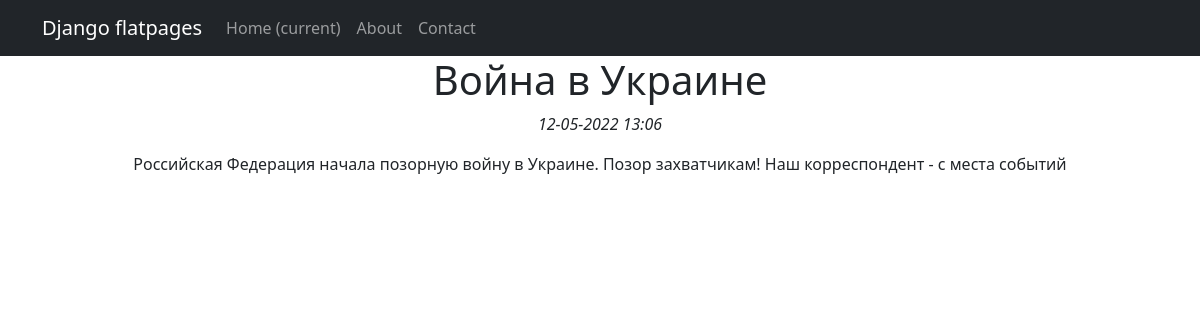
Screenshot of /news/1 with the database file from the repository.
### accounts/models.py (models this page shows, shortened)
class Post(models.Model):
    post_type_choices = [
        ('AR', 'Статья'),
        ('NW', 'Новость')
    ]
    author = models.ForeignKey(Author, on_delete=models.CASCADE)
    post_type = models.CharField(max_length=2, choices=post_type_choices, default='AR')
    creation_date = models.DateTimeField(auto_now_add=True)
    post_category = models.ManyToManyField(Category, through='PostCategory')
    title = models.CharField(max_length=128)
    post_text = models.TextField()
    post_rating = models.SmallIntegerField(default=0)

### accounts/views.py (the view)
# urls.py: path('<int:pk>', PostDetail.as_view()),
class PostDetail(DetailView):
    model = Post
    template_name = 'post.html'
    context_object_name = 'post'

### accounts/templatetags/custom_filters.py (called while the page is built)
@register.filter(name='censor')
def censor(value, arg):
    obscene_words = ['сука', 'хуй', 'пизда', 'блядь']
    post_words = value.split(' ')
    for word in post_words:
        if word.strip('.,!?').lower() in obscene_words:
            post_words.insert(post_words.index(word), arg)
            post_words.remove(word)
    return ' '.join(post_words)

### templates/post.html (shortened to what this page needs)
{% extends 'default.html' %}
{% load custom_filters %}
{% block content %}
<h1>{{ post.title|censor:'#&!?$' }}</h1>
<em>{{post.creation_date|date:'d-m-Y G:i'}}</em>
<p>{{post.post_text|censor:'#&!?$'}}</p>
{% endblock content %}

### rows the page displays
Post: title|censor "Война в Украине", creation_date "12-05-2022 13:06", post_text|censor "Российская Федерация начала позорную войну в Украине. Позор захватчикам! Наш корреспондент - с места событий"
